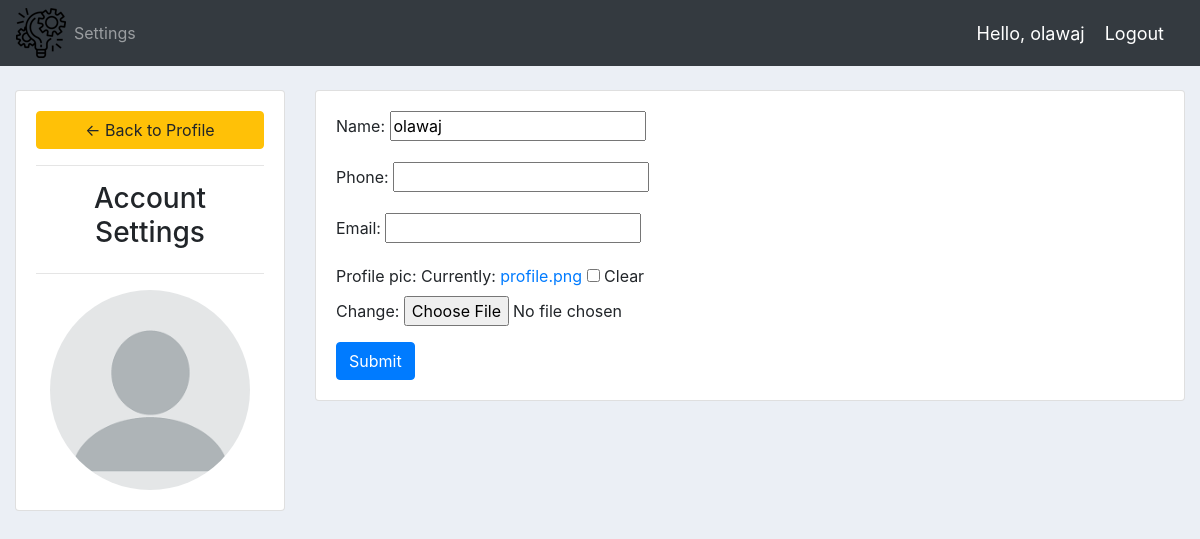
The page /account/ (signed in) on the database as committed earlier.
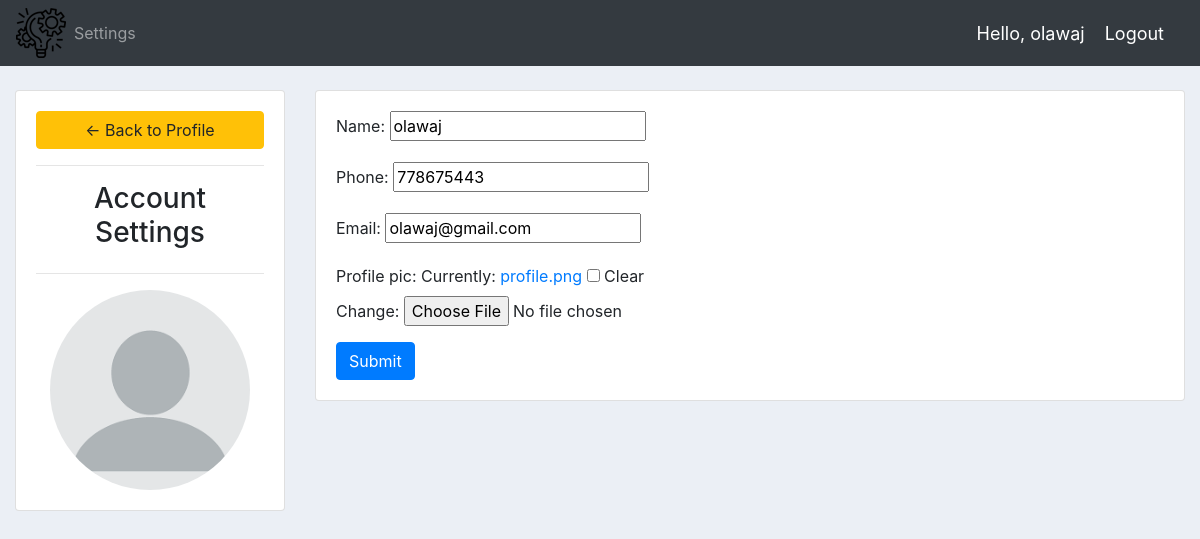
The same page on the database as committed later.
### accounts/models.py (models this page shows, shortened)
class Customer(models.Model):
    user = models.OneToOneField(
        User, null=True, blank=True, on_delete=models.CASCADE)
    name = models.CharField(max_length=200, null=True)
    phone = models.CharField(max_length=15, null=True)
    email = models.CharField(max_length=200, null=True)
    profile_pic = models.ImageField(default='profile.png', null=True, blank=True)
    date_created = models.DateTimeField(auto_now_add=True, null=True)

### accounts/decorators.py (the view)
		def wrapper_func(request, *args, **kwargs):
			group = None
			if request.user.groups.exists():
				group = request.user.groups.all()[0].name
			if group in allowed_roles:
				return view_func(request, *args, **kwargs)
			else:
				return HttpResponse('You are not authorized to view this page')

### accounts/forms.py
class CustomerForm(ModelForm):
    class Meta:
        model = Customer
        fields = '__all__'
        exclude = ['user']

### accounts/views.py (called while the page is built)
@login_required(login_url='login')
@allowed_users(allowed_roles=['customer'])
def accountSettings(request):
    customer = request.user.customer
    form = CustomerForm(instance=customer)
    if request.method == "POST":
        form = CustomerForm(request.POST, request.FILES, instance=customer)
        if form.is_valid():
            form.save()
    else:
        form = CustomerForm(instance=customer)
    context = {'form': form}
    return render(request, 'accounts/account_settings.html', context)

### accounts/templates/accounts/account_settings.html (shortened to what this page needs)
{% extends 'accounts/main.html' %}
{% load static %}
{% block content %}
<br>
<div class="row">
    <div class="col-md-3">
        <div class="card card-body">
            <a class="btn btn-warning" href="{% url 'home' %}">&#8592; Back to Profile</a>
            <hr>
            <h3 style="text-align: center;">Account Settings</h3>
            <hr>
            <img class="profile-pic" src="{{ request.user.customer.profile_pic.url }}">
        </div>
    </div>
    <div class="col-md-9">
        <div class="card card-body">
            <form method="POST" action="" enctype="multipart/form-data">
                {{ form.as_p }}
                <input class="btn btn-primary" type="submit" name="Update Information">
            </form>
        </div>
    </div>
</div>
{% endblock %}

### accounts/templates/accounts/main.html (shortened to what this page needs)
{% load static %}
<!DOCTYPE html>
<html>
<head>
	<link rel="stylesheet" href="https://stackpath.bootstrapcdn.com/bootstrap/4.3.1/css/bootstrap.min.css">
    <link rel="stylesheet" type="text/css" href="{% static '/css/main.css' %}">
</head>
<body>
	{%  include 'accounts/navbar.html' %}
	<div class="container-fluid">
	{% block content %}
	{% endblock %}
    </div>
</body>
</html>

### accounts/templates/accounts/navbar.html (shortened to what this page needs)
{% load static %}
<nav class="navbar navbar-expand-lg navbar-dark bg-dark">
    <img src="{% static 'images/logo.png' %}">
    <div class="collapse navbar-collapse" id="navbarNav">
      <ul class="navbar-nav">
        {% if request.user.is_staff %}
        <li class="nav-item active">
          <a class="nav-link" href="{% url 'home' %}">Dashboard</a>
        </li>
        <li class="nav-item">
          <a class="nav-link" href="{% url 'products' %}">Products</a>
        </li>
        {% else %}
        <li class="nav-item">
          <a class="nav-link" href="{% url 'account' %}">Settings</a>
        </li>
        {% endif %}
      </ul>
    </div>
    <span class="hello-msg">Hello, {{ request.user }}</span>
    <span><a class="hello-msg" href="{% url 'logout' %}">Logout</a></span>
  </nav>

### static/css/main.css (style rules this page uses)
body { background-color: #ebeff5; }

### accounts/templates/accounts/navbar.html (style rules this page uses)
.hello-msg { font-size: 18px; color: #fff; margin-right: 20px; }

### accounts/templates/accounts/account_settings.html (style rules this page uses)
.profile-pic { max-width: 200px; max-height: 200px; margin: 0 auto; border-radius: 50%; }

Rows that differ between the two databases and show on the page:
changed Customer "olawaj": phone (not shown) → "778675443"; email (not shown) → "olawaj@gmail.com"
